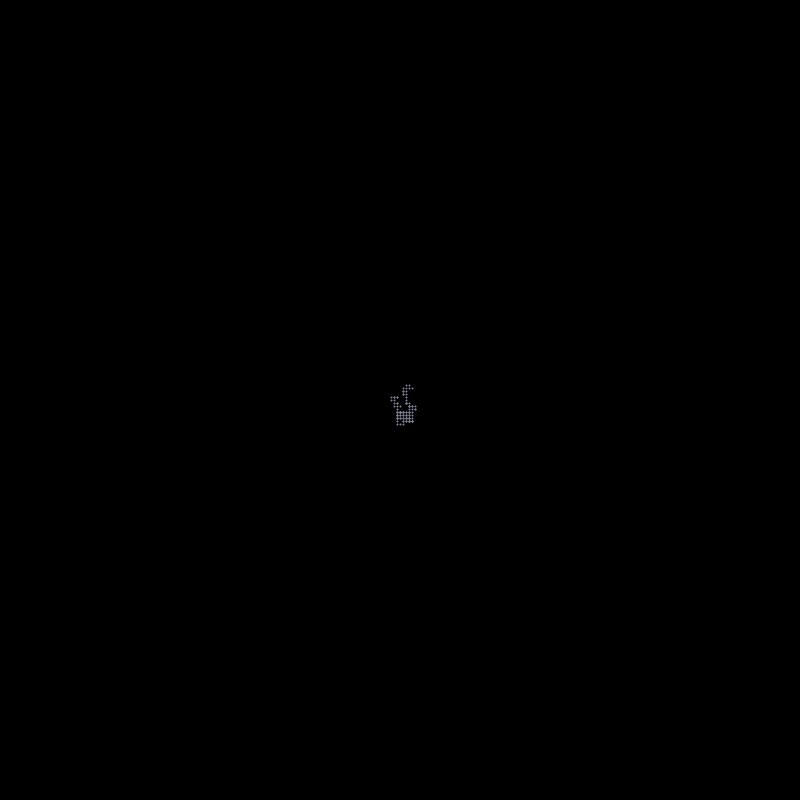
Frame 1 (no input)
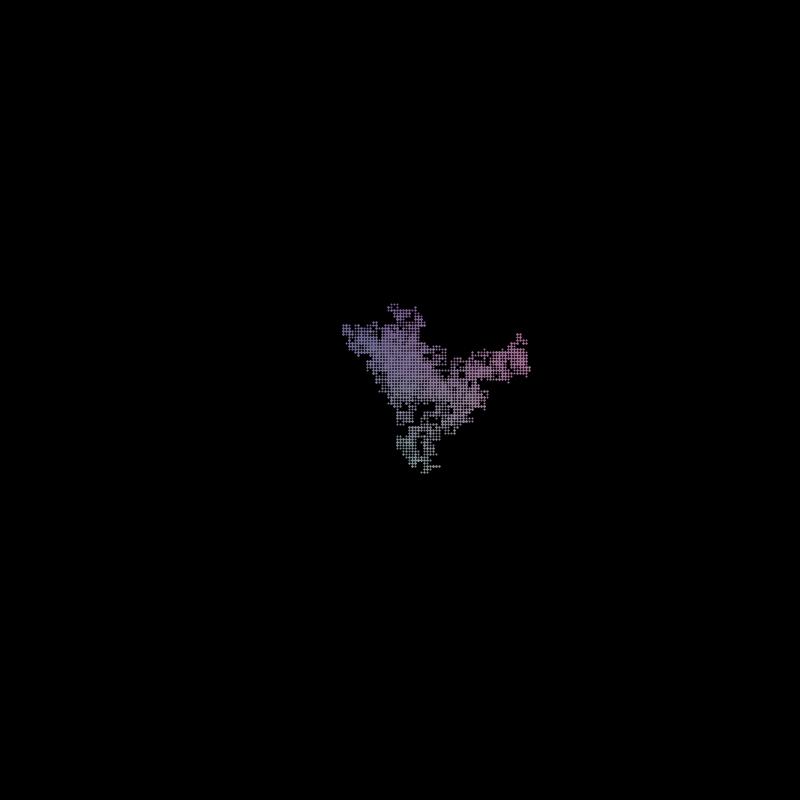
Frame 60 (the mouse pressed at the canvas centre just before this capture)
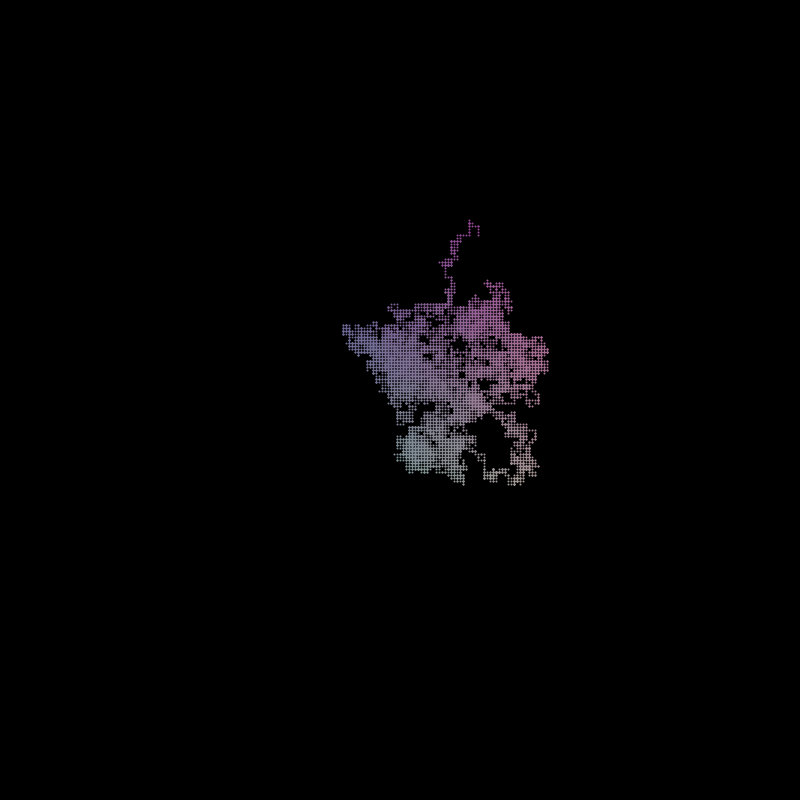
Frame 120 (the mouse held since frame 60 and released just before this capture)

The Processing sketch that drew these frames (run headless with seeded random() and noise(); from frame 60 on, the mouse is pressed at the canvas centre):

// Processing sketch: random_walker
// ── random_walker.pde
PVector now;
ArrayList<PVector> prev;
PVector next;

float factor = 3;

void setup() {
  size(800, 800);
  now = new PVector(width/2, height/2);
  next = now.copy();
  prev = new ArrayList<PVector>();
  background(0);
  frameRate(100);
}

void draw() {
  for (int i = 0; i< 100; i++) {
    prev.add(now);
    now = ran();
    point(now.x, now.y);
    next = now.copy();
    strokeWeight(2);
    stroke(map(now.x, 0, width, 0, 255), map(now.y, 0, height, 0, 255), 150);
  }
}


PVector ran() {
  boolean goon;
  do {
    int r = floor(random(6));
    switch(r) {
    case 0:
      next.x += factor;
      break;
    case 1:
      next.x -=factor;
      break;
    case 2:
      next.y +=factor;
      break;
    case 3:
      next.y -=factor;
      break;
    case 4:
      next.z +=factor;
      break;
    case 5:
      next.z -=factor;
      break;
    }
    goon = false;
    for (PVector item : prev) {
      if (item.x == next.x && item.y == next.y && item.z == next.z || next.x > width || next.x < 0 || next.y > height || next.y < 0) {

        goon = true;
        break;
      }
      if (next.x > width) next.x -= factor*2;
      if (next.x < 0)next.x += factor*2;
      if (next.y > height)next.y -= factor*2;
      if (next.y < 0)next.y += factor*2;
      if (next.z < -500)next.z += factor*2;
      if (next.z > +500)next.z -= factor*2;
    }
  } while (goon);
  return next.copy();
}

void mousePressed() {
  save("img4.jpg");
}
